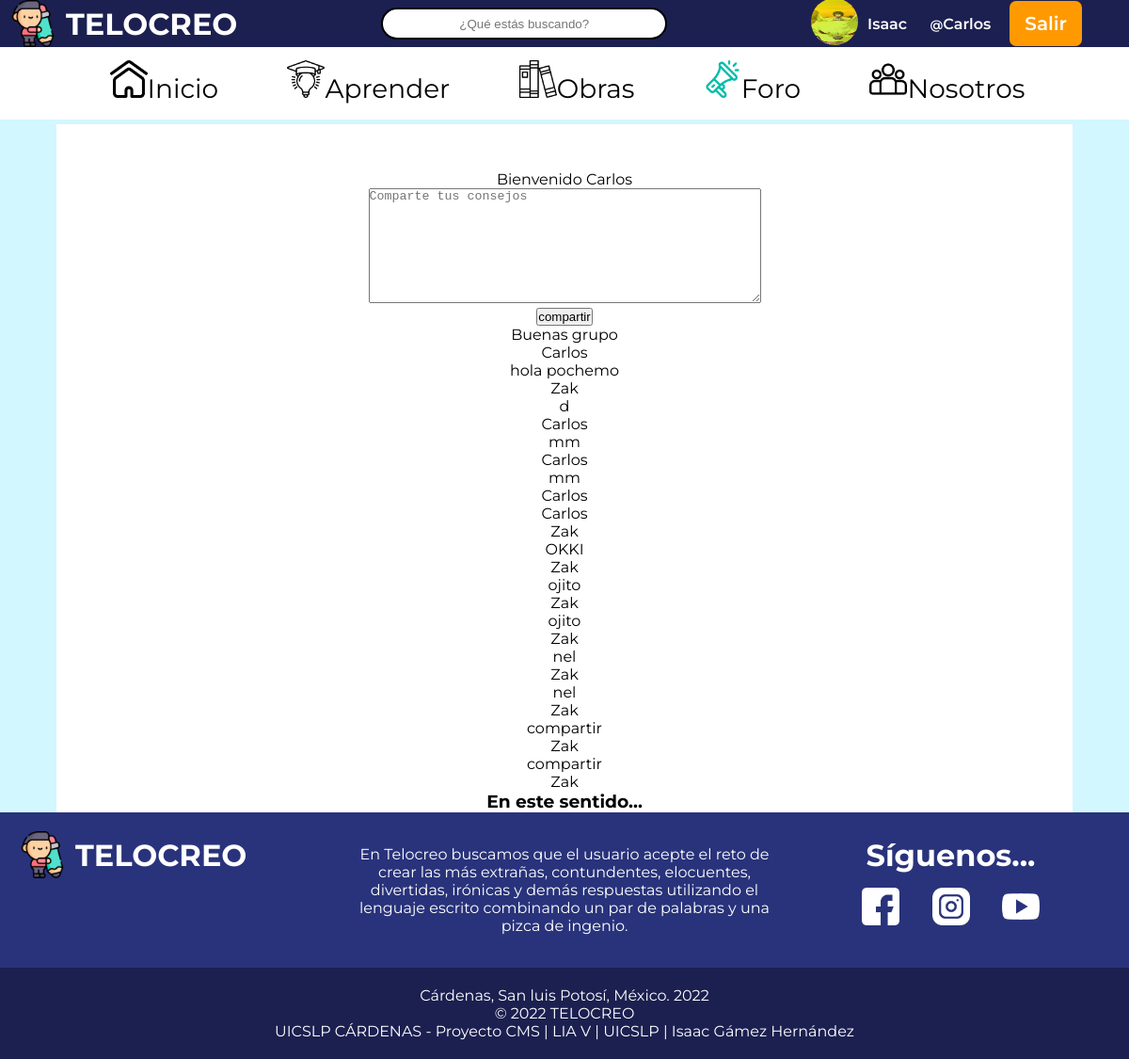
Page /sesion_iniciada/foro_sesion.php (signed in) on the committed database.
### tables this page shows
CREATE TABLE `usuarios` (
  `id` int(11) NOT NULL,
  `nombre` varchar(30) NOT NULL,
  `apellido` varchar(30) NOT NULL,
  `usuario` varchar(30) NOT NULL,
  `correo` varchar(50) NOT NULL,
  `clave` varchar(150) NOT NULL,
  `fecha` date NOT NULL,
  `avatar` varchar(200) NOT NULL
);

CREATE TABLE `publicaciones` (
  `id` int(11) NOT NULL,
  `mensaje` varchar(255) NOT NULL,
  `usuario` int(11) NOT NULL,
  `fecha` datetime NOT NULL
);

### sesion_iniciada/foro_sesion.php (the view, shortened to what this page needs)
<?php
include("../php/conexion.php");
$iduser = $_SESSION['usuario'];
$sql = "SELECT usuario, nombre FROM usuarios WHERE usuario='$iduser'";
$resultado =$conexion->query($sql);
$row = $resultado->fetch_assoc();
$sql2 = "SELECT usuario, usuario FROM usuarios WHERE usuario='$iduser'";
$resultado2 =$conexion->query($sql2);
$row2 = $resultado2->fetch_assoc();
$sql3 = "SELECT usuario, avatar FROM usuarios WHERE usuario='$iduser'";
$resultado3 =$conexion->query($sql3);
$row3 = $resultado3->fetch_assoc();
?>
<!DOCTYPE html>
<html lang="es">
<head>
	<link rel="stylesheet" type="text/css" href="css/obrasCSS.css">
	<link href="//netdna.bootstrapcdn.com/font-awesome/4.0.3/css/font-awesome.css" rel="stylesheet"/>
</head>
<body>
<header id="navar">
    <div class="sesion">
	 <a class="logo" href="menu.php">
			<img src="../img/firma.png" alt="logo de la empresa" class="logo-img">
			<h1 class="h1">TELOCREO</h1></a>
	 <div class="search">
            <form action="#" class="form-box">
                <input type="text"
                    placeholder="¿Qué estás buscando?"
                    name="search">
            </form>
     </div>
        <div class="sess">
     	  <a href="perfil.php?id=<?php echo $_SESSION['id']; ?>">
     	<div class="logi">
     		<img class="fotolo" src="<?php echo $row3['avatar']; ?>" width="50px">
     	</div> </a>
     	<a href="perfil.php?id=<?php echo $_SESSION['id']; ?>">
         	<div class="user2">
			<span class="user">
				<?php echo utf8_decode($row['nombre']); ?>
			</span>
			<span class="user">
				<small>@</small><?php echo utf8_decode($row2['usuario']); ?>
			</span>
			</div>
		</a>
		    <a class="cerrar" href="../php/cerrar_sesion.php">Salir</a>
	 </div>
	</div>
		<nav>
		<ul class="nav">
				<li><a href="menu.php"><img onmouseout="this.src='img/pagina-de-inicio.png';" onmouseover="this.src='img/pag-inicio2.png';" src="img/pagina-de-inicio.png" alt="inicio foto" width="512" height="512" class="imguno" />Inicio</a></li>
				<li><a href="aprende_sesion.php"><img onmouseout="this.src='img/aprender.png';" onmouseover="this.src='img/aprender2.png';" src="img/aprender.png" alt="aprender foto" width="512" height="512" class="imguno" />Aprender</a>
				</li>
				<li><a href="obras_sesion.php"><img onmouseout="this.src='img/book.png';" onmouseover="this.src='img/book2.png';" src="img/book.png" alt="img obras" width="512" height="512" class="imguno" />Obras</a>
				</li>
			    <li><a href="foro_sesion.php"><img src="img/megafono2.png" alt="img foro" width="512" height="512" class="imguno" />Foro</a></li>
			    <li><a href="nosotros_sesion.php"><img onmouseout="this.src='img/nosotros.png';" onmouseover="this.src='img/nosotros2.png';" src="img/nosotros.png" alt="img nosotros" width="512" height="512" class="imguno" />Nosotros</a></li>
			</ul>
		</nav>
	</header>
	<div class="cuadroblanco">
		<div class="frass">
		  <h1 class="blancas"><strong>¡¿Lo puedes crear o lo puedes creer?!</strong></h1>
       </div>
   <?php
if (isset($_SESSION['usuario'])) {
	echo "Bienvenido " .$_SESSION['usuario']."<br>";
}
   ?>
       <form method="POST" action="">
       	  <textarea rows="8" cols="50" placeholder="Comparte tus consejos" name="mensaje"></textarea><br>
       	  <input type="submit" name="share" value="compartir">
       </form>
  <?php
    require ("../php/conexion.php");
    $mensajes = $conexion->query("SELECT * FROM publicaciones ORDER BY id DESC");
    while ($row = $mensajes->fetch_assoc()) {
$usuarioname = $conexion->query("SELECT usuario FROM usuarios WHERE id = '".$row['usuario']."' ");
$rowuser = $usuarioname->fetch_assoc();
    	?>
    <div class="">
        <div><?php echo $row['mensaje']; ?> </DIV>
        <div><a class="perfil-link" href="perfil.php?id=<?php echo $row['usuario']; ?>"><?php echo $rowuser['usuario']; ?> </a></DIV>
    </div>
   <?php } ?>
	  <div>
		<h3>En este sentido...</h3>
	  </div>
   </div>
<footer class="pie">
	<div class="pie1">
	  <div class="pie-11">
		<a class="logo" href="menu.php">
			<img src="../img/firma.png" alt="logo de la empresa" class="logo-img">
			<h1 class="h1">TELOCREO</h1>
        </a>
	  </div>
      <div class="pie-12">En Telocreo buscamos que el usuario acepte el reto de crear las más extrañas, contundentes, elocuentes, divertidas, irónicas y demás respuestas utilizando el lenguaje escrito combinando un par de palabras y una pizca de ingenio.</div>
      <div class="pie-13">
		  <h1>Síguenos... </h1>
			 	<div class="pie-redes">
			 		<a href="" target="_blank"><img src="img/faceblan.png" alt="facebook"></a>
			 		<a href="" target="_blank"><img src="img/instablan.png" alt="instagram"></a>
			 		<a href="" target="_blank"><img src="img/youtubeblan.png" alt="youtube"></a>
			 	</div>
	  </div>
    </div>
    <div class="pie2">
     	<p style="align-content: center; align-items: center; text-align: center;">Cárdenas, San luis Potosí, México. 2022<br>
			 &copy; 2022 TELOCREO <br/>
				UICSLP CÁRDENAS - Proyecto CMS | LIA V | UICSLP | Isaac Gámez Hernández</p>
	</div>
</footer>
</body>
</html>

### sesion_iniciada/css/obrasCSS.css (style rules this page uses)
header { min-height: 40px; align-items: center; padding: 0px; background-color: #1C2050; position: fixed; top: 0; width: 100%; font-family: 'Roboto', sans-serif; height: var(--header-height); transition: transform 0.2s; transition: top 1s; }
* { margin:0px; padding:0px; }
a { text-decoration: none; color: white; font-family: "Montserrat", bold; }
nav a { display: inline-block; position: relative; color: #00bba7; text-decoration: none; }
nav a:after { content: ""; display: block; margin: auto; height: 2px; width: 0px; transition: all .8s; color: #00bba7; }
.blancas { font-size: 40px; margin-top: 10px; }
.user { margin-right: 20px; color: white; }
.imguno { width: 40px; height: 40px; }
.cerrar { display: block; background-color:#F90 ; font-weight: 600; padding-right: 10px; font-family: "Montserrat", bold ; font-size: 20px; padding: 12px 16px; text-decoration: none; -moz-border-radius: 7px; -webkit-border-radius: 7px; }
nav { background: #FFFFFF; }
.nav { align-items: center; display: flex; justify-content: space-between; max-width: 999px; margin: 0 auto; background: #FFFFFF; }
.sesion { justify-content: space-between; align-items: center; display: flex; width: 100%; padding: 10px; background: #1C2050; margin-right: 0; height: 30px; }
.sess { display: flex; align-items: center; font-weight: 600; padding-right: 60px; }
.sess img { height: 50px; margin-right: 10px; margin-right: 10px; border-radius: 50%; }
.logo { display: flex; align-items: center; font-size: 16px; font-family: "Montserrat", bold; color: white; }
.logo img { height: 50px; margin-right: 10px; }
body { font-family: "Montserrat", bold; height: auto; background:#D3F7FF; }
.cuadroblanco { background-color: white; width: 90%; text-align: center; margin-left: auto; margin-right: auto; margin-top:132px; }
.frass { background-image: url(../../img/porta.jpg); color: white; }
ul, ol { list-style:none; }
.nav > li { float:left; justify-content: space-between; align-items: center; transition: all .5s ease; }
.nav li a { background-color:#fff; color:#000; text-decoration:none; padding: 14px 16px; display:block; font-weight: 800px; padding-right: 10px; font-family: "Montserrat", bold ; font-size: 28px; }
.search input[type=text] { width:300px; height:30px; border-radius:25px; border: 0; text-align: center; transition: 0.25s; border: 2px solid #000000; }
.search { float:right; margin:7px; align-items: center; align-content: center; }
.pie { align-items: center; }
.pie2 { background: #1C2050; color: white; padding: 20px; text-align: center; }
.pie1 { background: #29337B; display: flex; justify-content: space-between; color: white; padding: 20px; }
.pie-12 { padding: 15px; text-align: center; width: 40%; }
.pie-13 { width: 30%; align-content: center; text-align: center; }
.pie-11 { width: 30%; }
.pie-redes img { padding: 15px; width: 40px; height: 40px; }
p { align-items: center; }
.perfil-link { color: black; }

### rows in the picture
usuarios: avatar (picture), nombre "Isaac", usuario "Carlos"
publicaciones: mensaje "Buenas grupo", usuarios.usuario "Carlos"
publicaciones: mensaje "hola pochemo", usuarios.usuario "Zak"
publicaciones: mensaje "d", usuarios.usuario "Carlos"
publicaciones: mensaje "mm", usuarios.usuario "Carlos"
publicaciones: mensaje "mm", usuarios.usuario "Carlos"
publicaciones: usuarios.usuario "Carlos"
publicaciones: usuarios.usuario "Zak"
publicaciones: mensaje "OKKI", usuarios.usuario "Zak"
publicaciones: mensaje "ojito", usuarios.usuario "Zak"
publicaciones: mensaje "ojito", usuarios.usuario "Zak"
publicaciones: mensaje "nel", usuarios.usuario "Zak"
publicaciones: mensaje "nel", usuarios.usuario "Zak"
publicaciones: mensaje "compartir", usuarios.usuario "Zak"
publicaciones: mensaje "compartir", usuarios.usuario "Zak"

### other values in the picture
$_SESSION['usuario'] "Carlos"
